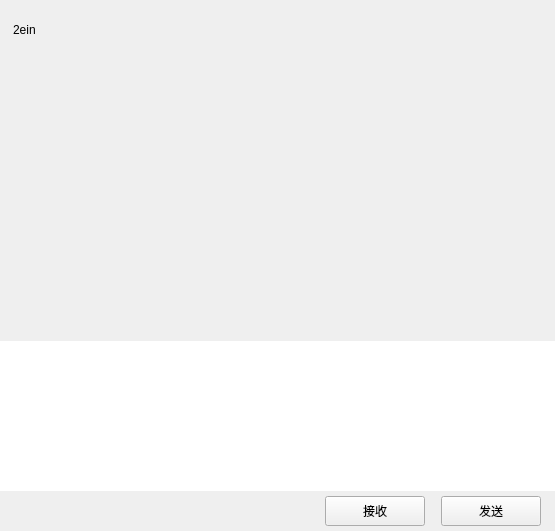
<?xml version="1.0" encoding="UTF-8"?>
<ui version="4.0">
 <class>ChatPage</class>
 <widget class="QWidget" name="ChatPage">
  <property name="geometry">
   <rect>
    <x>0</x>
    <y>0</y>
    <width>555</width>
    <height>531</height>
   </rect>
  </property>
  <property name="windowTitle">
   <string>Form</string>
  </property>
  <layout class="QVBoxLayout" name="verticalLayout">
   <property name="spacing">
    <number>0</number>
   </property>
   <property name="leftMargin">
    <number>0</number>
   </property>
   <property name="topMargin">
    <number>0</number>
   </property>
   <property name="rightMargin">
    <number>0</number>
   </property>
   <property name="bottomMargin">
    <number>0</number>
   </property>
   <item>
    <widget class="QWidget" name="chat_data_wid" native="true">
     <property name="sizePolicy">
      <sizepolicy hsizetype="Expanding" vsizetype="Expanding">
       <horstretch>0</horstretch>
       <verstretch>0</verstretch>
      </sizepolicy>
     </property>
     <layout class="QVBoxLayout" name="verticalLayout_2">
      <property name="spacing">
       <number>0</number>
      </property>
      <property name="leftMargin">
       <number>0</number>
      </property>
      <property name="topMargin">
       <number>0</number>
      </property>
      <property name="rightMargin">
       <number>0</number>
      </property>
      <property name="bottomMargin">
       <number>0</number>
      </property>
      <item>
       <widget class="QWidget" name="title_wid" native="true">
        <property name="minimumSize">
         <size>
          <width>0</width>
          <height>60</height>
         </size>
        </property>
        <property name="maximumSize">
         <size>
          <width>16777215</width>
          <height>60</height>
         </size>
        </property>
        <layout class="QVBoxLayout" name="verticalLayout_3">
         <property name="leftMargin">
          <number>11</number>
         </property>
         <property name="topMargin">
          <number>2</number>
         </property>
         <property name="rightMargin">
          <number>2</number>
         </property>
         <property name="bottomMargin">
          <number>2</number>
         </property>
         <item>
          <widget class="QWidget" name="widget" native="true">
           <layout class="QHBoxLayout" name="horizontalLayout_3">
            <property name="leftMargin">
             <number>2</number>
            </property>
            <property name="topMargin">
             <number>2</number>
            </property>
            <property name="rightMargin">
             <number>2</number>
            </property>
            <property name="bottomMargin">
             <number>2</number>
            </property>
            <item>
             <widget class="QLabel" name="title_lb">
              <property name="text">
               <string>2ein</string>
              </property>
             </widget>
            </item>
           </layout>
          </widget>
         </item>
        </layout>
       </widget>
      </item>
      <item>
       <widget class="ChatView" name="chat_data_list" native="true"/>
      </item>
      <item>
       <widget class="QWidget" name="tool_wid" native="true">
        <property name="minimumSize">
         <size>
          <width>0</width>
          <height>40</height>
         </size>
        </property>
        <property name="maximumSize">
         <size>
          <width>16777215</width>
          <height>40</height>
         </size>
        </property>
        <layout class="QHBoxLayout" name="horizontalLayout_5">
         <property name="leftMargin">
          <number>2</number>
         </property>
         <property name="topMargin">
          <number>2</number>
         </property>
         <property name="rightMargin">
          <number>2</number>
         </property>
         <property name="bottomMargin">
          <number>2</number>
         </property>
         <item>
          <spacer name="horizontalSpacer_7">
           <property name="orientation">
            <enum>Qt::Horizontal</enum>
           </property>
           <property name="sizeType">
            <enum>QSizePolicy::Fixed</enum>
           </property>
           <property name="sizeHint" stdset="0">
            <size>
             <width>5</width>
             <height>20</height>
            </size>
           </property>
          </spacer>
         </item>
         <item>
          <widget class="ClickedLabel" name="emo_lb">
           <property name="minimumSize">
            <size>
             <width>25</width>
             <height>25</height>
            </size>
           </property>
           <property name="maximumSize">
            <size>
             <width>25</width>
             <height>25</height>
            </size>
           </property>
           <property name="text">
            <string/>
           </property>
          </widget>
         </item>
         <item>
          <spacer name="horizontalSpacer_6">
           <property name="orientation">
            <enum>Qt::Horizontal</enum>
           </property>
           <property name="sizeType">
            <enum>QSizePolicy::Fixed</enum>
           </property>
           <property name="sizeHint" stdset="0">
            <size>
             <width>5</width>
             <height>20</height>
            </size>
           </property>
          </spacer>
         </item>
         <item>
          <widget class="ClickedLabel" name="file_lb">
           <property name="minimumSize">
            <size>
             <width>30</width>
             <height>30</height>
            </size>
           </property>
           <property name="maximumSize">
            <size>
             <width>30</width>
             <height>30</height>
            </size>
           </property>
           <property name="text">
            <string/>
           </property>
          </widget>
         </item>
         <item>
          <spacer name="horizontalSpacer_5">
           <property name="orientation">
            <enum>Qt::Horizontal</enum>
           </property>
           <property name="sizeHint" stdset="0">
            <size>
             <width>40</width>
             <height>20</height>
            </size>
           </property>
          </spacer>
         </item>
        </layout>
       </widget>
      </item>
      <item>
       <widget class="MessageTextEdit" name="chatEdit">
        <property name="minimumSize">
         <size>
          <width>0</width>
          <height>150</height>
         </size>
        </property>
        <property name="maximumSize">
         <size>
          <width>16777215</width>
          <height>150</height>
         </size>
        </property>
        <property name="frameShape">
         <enum>QFrame::NoFrame</enum>
        </property>
       </widget>
      </item>
      <item>
       <widget class="QWidget" name="send_wid" native="true">
        <property name="minimumSize">
         <size>
          <width>0</width>
          <height>40</height>
         </size>
        </property>
        <property name="maximumSize">
         <size>
          <width>16777215</width>
          <height>40</height>
         </size>
        </property>
        <layout class="QHBoxLayout" name="horizontalLayout_4">
         <property name="topMargin">
          <number>2</number>
         </property>
         <property name="bottomMargin">
          <number>2</number>
         </property>
         <item>
          <spacer name="horizontalSpacer_2">
           <property name="orientation">
            <enum>Qt::Horizontal</enum>
           </property>
           <property name="sizeHint" stdset="0">
            <size>
             <width>36</width>
             <height>20</height>
            </size>
           </property>
          </spacer>
         </item>
         <item>
          <widget class="ClickedBtn" name="receive_btn">
           <property name="minimumSize">
            <size>
             <width>100</width>
             <height>30</height>
            </size>
           </property>
           <property name="maximumSize">
            <size>
             <width>100</width>
             <height>30</height>
            </size>
           </property>
           <property name="text">
            <string>接收</string>
           </property>
          </widget>
         </item>
         <item>
          <spacer name="horizontalSpacer_3">
           <property name="orientation">
            <enum>Qt::Horizontal</enum>
           </property>
           <property name="sizeType">
            <enum>QSizePolicy::Fixed</enum>
           </property>
           <property name="sizeHint" stdset="0">
            <size>
             <width>10</width>
             <height>20</height>
            </size>
           </property>
          </spacer>
         </item>
         <item>
          <widget class="ClickedBtn" name="send_btn">
           <property name="minimumSize">
            <size>
             <width>100</width>
             <height>30</height>
            </size>
           </property>
           <property name="maximumSize">
            <size>
             <width>100</width>
             <height>30</height>
            </size>
           </property>
           <property name="text">
            <string>发送</string>
           </property>
          </widget>
         </item>
         <item>
          <spacer name="horizontalSpacer_4">
           <property name="orientation">
            <enum>Qt::Horizontal</enum>
           </property>
           <property name="sizeType">
            <enum>QSizePolicy::Fixed</enum>
           </property>
           <property name="sizeHint" stdset="0">
            <size>
             <width>5</width>
             <height>20</height>
            </size>
           </property>
          </spacer>
         </item>
        </layout>
       </widget>
      </item>
     </layout>
    </widget>
   </item>
  </layout>
 </widget>
 <customwidgets>
  <customwidget>
   <class>ClickedBtn</class>
   <extends>QPushButton</extends>
   <header>clickedbtn.h</header>
  </customwidget>
  <customwidget>
   <class>ClickedLabel</class>
   <extends>QLabel</extends>
   <header>clickedlabel.h</header>
  </customwidget>
  <customwidget>
   <class>MessageTextEdit</class>
   <extends>QTextEdit</extends>
   <header>MessageTextEdit.h</header>
  </customwidget>
  <customwidget>
   <class>ChatView</class>
   <extends>QWidget</extends>
   <header>chatview.h</header>
   <container>1</container>
  </customwidget>
 </customwidgets>
 <resources/>
 <connections/>
</ui>
